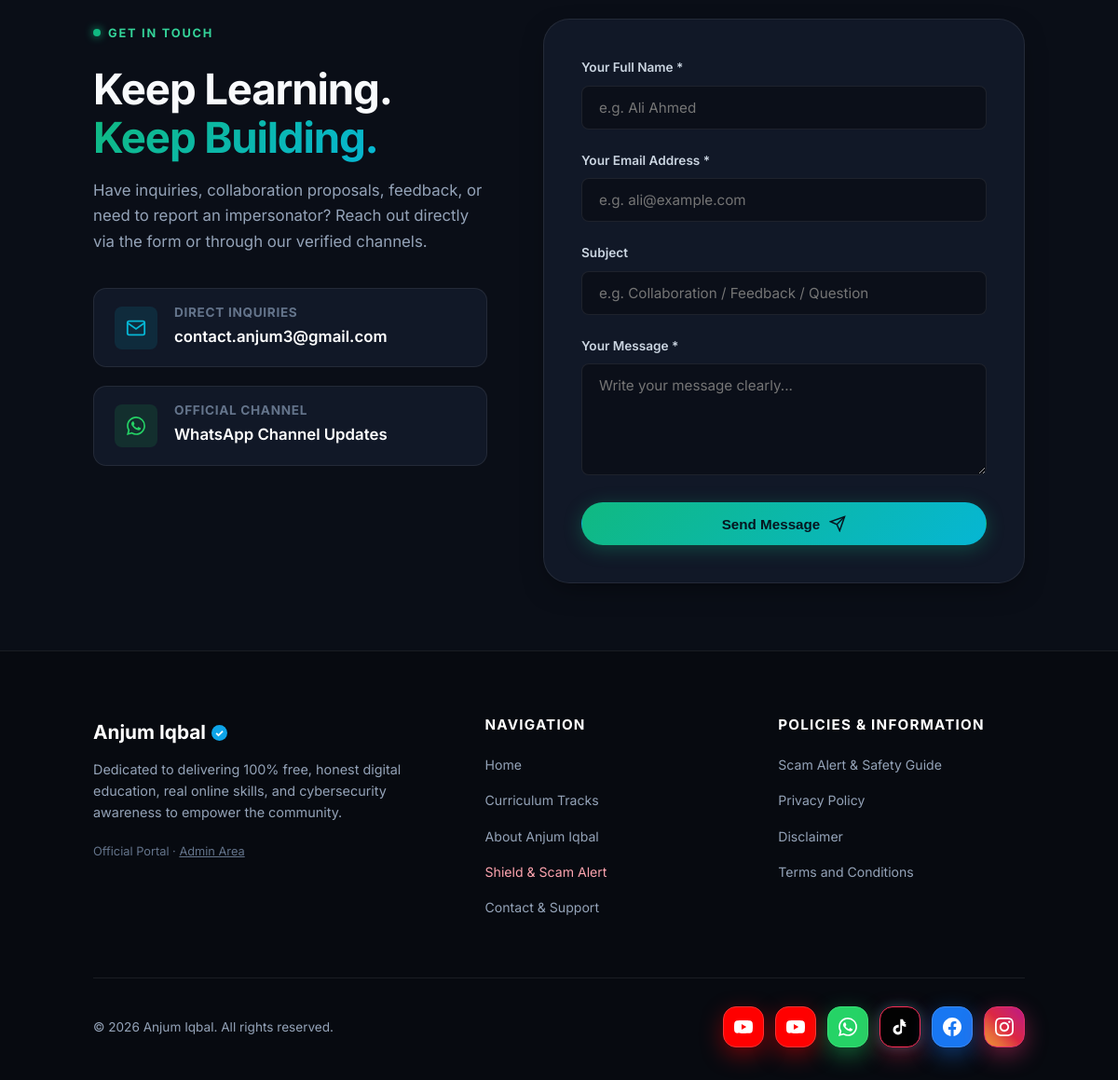
Before: / (lower part) with the older database file.
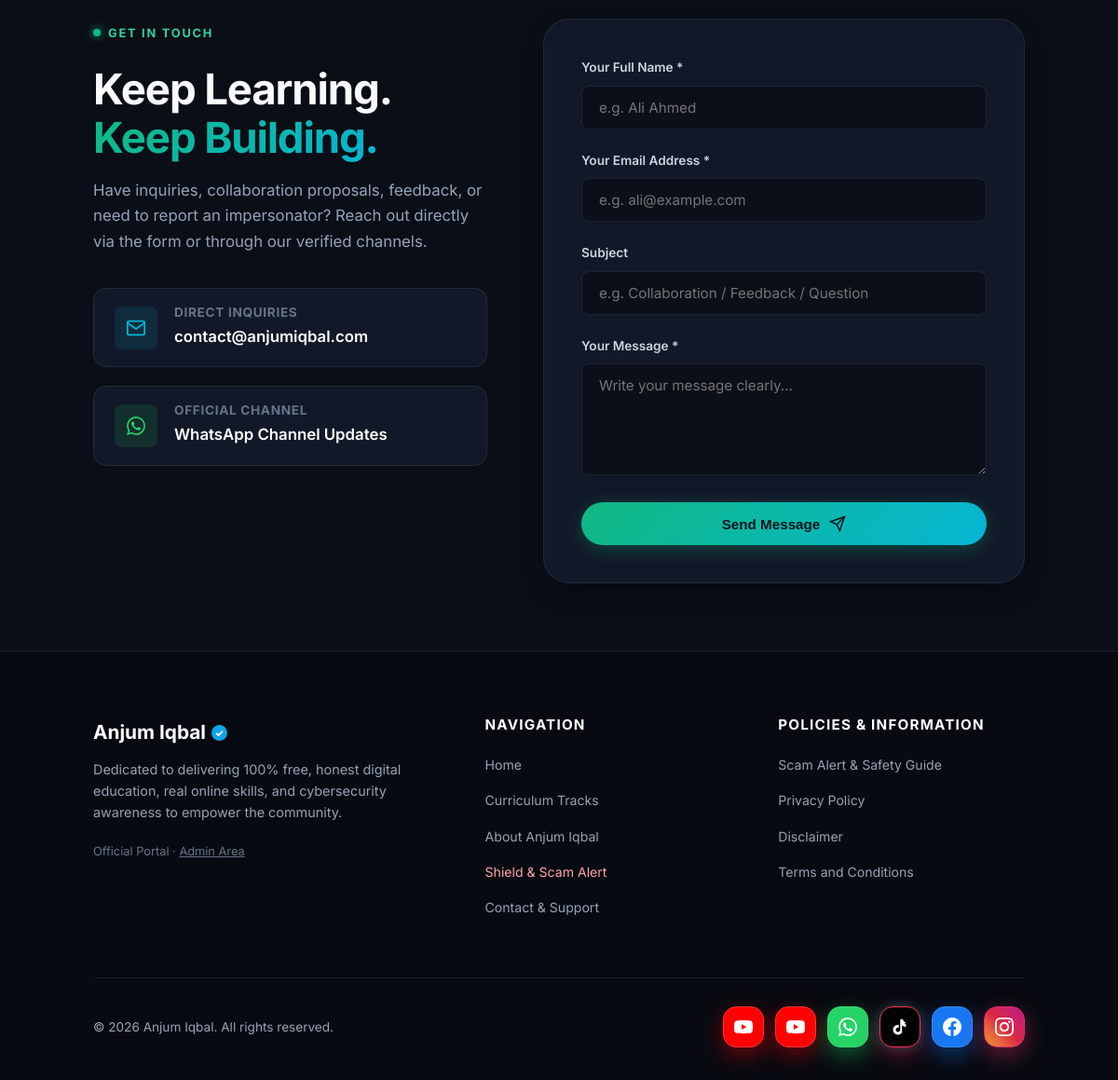
After: the same page with the newer database file.
### tables this page shows
CREATE TABLE site_settings (
            setting_key TEXT PRIMARY KEY,
            setting_value TEXT
        );

CREATE TABLE pages (
            id INTEGER PRIMARY KEY AUTOINCREMENT,
            title TEXT NOT NULL,
            slug TEXT UNIQUE NOT NULL,
            subtitle TEXT,
            content TEXT NOT NULL,
            meta_description TEXT,
            is_system INTEGER DEFAULT 0,
            is_published INTEGER DEFAULT 1,
            show_in_nav INTEGER DEFAULT 1,
            show_in_footer INTEGER DEFAULT 1,
            sort_order INTEGER DEFAULT 0,
            updated_at DATETIME DEFAULT CURRENT_TIMESTAMP
        );

CREATE TABLE social_links (
            id INTEGER PRIMARY KEY AUTOINCREMENT,
            platform TEXT NOT NULL,
            url TEXT NOT NULL,
            icon TEXT NOT NULL,
            color TEXT,
            is_active INTEGER DEFAULT 1,
            sort_order INTEGER DEFAULT 0,
            updated_at DATETIME DEFAULT CURRENT_TIMESTAMP
        );

### includes/functions.php (called while the page is built, shortened)
<?php
require_once __DIR__ . '/db.php';
function get_setting($key, $default = '') {
    global $db;
    try {
        $stmt = $db->prepare("SELECT setting_value FROM site_settings WHERE setting_key = ?");
        $stmt->execute([$key]);
        $row = $stmt->fetch();
        return $row ? $row['setting_value'] : $default;
    } catch (Exception $e) {
        return $default;
    }
}
function get_active_socials() {
    global $db;
    try {
        $stmt = $db->query("SELECT * FROM social_links WHERE is_active = 1 ORDER BY sort_order ASC, id ASC");
        return $stmt->fetchAll();
    } catch (Exception $e) {
        return [];
    }
}
function get_nav_pages() {
    global $db;
    try {
        $stmt = $db->query("SELECT title, slug FROM pages WHERE is_published = 1 AND show_in_nav = 1 ORDER BY sort_order ASC, id ASC");
        return $stmt->fetchAll();
    } catch (Exception $e) {
        return [];
    }
}
function get_footer_pages() {
    global $db;
    try {
        $stmt = $db->query("SELECT title, slug FROM pages WHERE is_published = 1 AND show_in_footer = 1 ORDER BY sort_order ASC, id ASC");
        return $stmt->fetchAll();
    } catch (Exception $e) {
        return [];
    }
}
function clean($data) {
    return htmlspecialchars(trim($data ?? ''), ENT_QUOTES, 'UTF-8');
}
function get_social_brand_info($iconName) {
    $iconName = strtolower(trim($iconName));
    switch ($iconName) {
        case 'youtube':
            return [
                'bg' => '#FF0000',
                'color' => '#FFFFFF',
                'border' => '#FF0000',
                'shadow' => 'rgba(255, 0, 0, 0.4)',
                'label' => 'YouTube',
                'class' => 'brand-youtube'
            ];
        case 'whatsapp':
            return [
                'bg' => '#25D366',
                'color' => '#FFFFFF',
                'border' => '#25D366',
                'shadow' => 'rgba(37, 211, 102, 0.4)',
                'label' => 'WhatsApp',
                'class' => 'brand-whatsapp'
            ];
        case 'tiktok':
            return [
                'bg' => '#000000',
                'color' => '#FFFFFF',
                'border' => '#FE2C55',
                'shadow' => 'rgba(254, 44, 85, 0.4)',
                'label' => 'TikTok',
                'class' => 'brand-tiktok'
            ];
        case 'facebook':
            return [
                'bg' => '#1877F2',
                'color' => '#FFFFFF',
                'border' => '#1877F2',
                'shadow' => 'rgba(24, 119, 242, 0.4)',
                'label' => 'Facebook',
                'class' => 'brand-facebook'
            ];
        case 'instagram':
            return [
                'bg' => 'linear-gradient(45deg, #f09433 0%, #e6683c 25%, #dc2743 50%, #cc2366 75%, #bc1888 100%)',
                'color' => '#FFFFFF',
                'border' => '#e1306c',
                'shadow' => 'rgba(225, 48, 108, 0.4)',
                'label' => 'Instagram',
                'class' => 'brand-instagram'
            ];
    }
}

### index.php (the view, shortened to what this page needs)
<?php
require_once __DIR__ . '/includes/functions.php';
$primaryWhatsapp = get_setting('primary_whatsapp', 'https://whatsapp.com/channel/0029Va7o27jGJP8KmhGLJQ3x');
$contactEmail = get_setting('contact_email', 'contact@anjumiqbal.com');
$activeSocials = get_active_socials();
include __DIR__ . '/includes/header.php';
?>
<main id="home">
    <section id="contact" class="section-padding">
        <div class="container contact-grid">
            <div class="contact-info-panel">
                <span class="eyebrow">Get In Touch</span>
                <h2>Keep Learning. <br><span class="gradient-text">Keep Building.</span></h2>
                <p>Have inquiries, collaboration proposals, feedback, or need to report an impersonator? Reach out directly via the form or through our verified channels.</p>
                <div class="contact-methods">
                    <div class="contact-method-item">
                        <div class="contact-method-icon">
                            <svg width="22" height="22" viewBox="0 0 24 24" fill="none" stroke="currentColor" stroke-width="2"><path d="M4 4h16c1.1 0 2 .9 2 2v12c0 1.1-.9 2-2 2H4c-1.1 0-2-.9-2-2V6c0-1.1.9-2 2-2z"/><polyline points="22,6 12,13 2,6"/></svg>
                        </div>
                        <div class="contact-method-details">
                            <h4>Direct Inquiries</h4>
                            <a href="mailto:<?= clean($contactEmail) ?>"><?= clean($contactEmail) ?></a>
                        </div>
                    </div>
                    <div class="contact-method-item">
                        <div class="contact-method-icon" style="background: rgba(37, 211, 102, 0.12); color: #25d366;">
                        </div>
                        <div class="contact-method-details">
                            <h4>Official Channel</h4>
                            <a href="<?= clean($primaryWhatsapp) ?>" target="_blank" rel="noopener">WhatsApp Channel Updates</a>
                        </div>
                    </div>
                </div>
            </div>
            <div class="contact-form-card">
                <form id="contactForm" method="POST" action="contact_submit.php">
                    <div class="form-group">
                        <label for="contact_name">Your Full Name *</label>
                        <input type="text" id="contact_name" name="name" class="form-control" placeholder="e.g. Ali Ahmed" required>
                    </div>
                    <div class="form-group">
                        <label for="contact_email">Your Email Address *</label>
                        <input type="email" id="contact_email" name="email" class="form-control" placeholder="e.g. ali@example.com" required>
                    </div>
                    <div class="form-group">
                        <label for="contact_subject">Subject</label>
                        <input type="text" id="contact_subject" name="subject" class="form-control" placeholder="e.g. Collaboration / Feedback / Question">
                    </div>
                    <div class="form-group">
                        <label for="contact_message">Your Message *</label>
                        <textarea id="contact_message" name="message" class="form-control" placeholder="Write your message clearly..." required></textarea>
                    </div>
                    <button type="submit" class="btn btn-primary" style="width: 100%;">
                        <span>Send Message</span>
                        <svg width="18" height="18" viewBox="0 0 24 24" fill="none" stroke="currentColor" stroke-width="2"><line x1="22" y1="2" x2="11" y2="13"/><polygon points="22 2 15 22 11 13 2 9 22 2"/></svg>
                    </button>
                </form>
            </div>
        </div>
    </section>
</main>
<?php include __DIR__ . '/includes/footer.php'; ?>

### includes/header.php (shortened to what this page needs)
<?php
require_once __DIR__ . '/functions.php';
$navPages = get_nav_pages();
?>
<!DOCTYPE html>
<html lang="en">
<head>
    <link rel="stylesheet" href="assets/css/style.css">
</head>
<body>

### includes/footer.php (shortened to what this page needs)
<?php
require_once __DIR__ . '/functions.php';
$siteTitle = get_setting('site_title', 'Anjum Iqbal');
$footerCopyright = get_setting('footer_copyright', '© 2026 Anjum Iqbal. All rights reserved.');
$activeSocials = get_active_socials();
$footerPages = get_footer_pages();
?>
<footer class="site-footer">
    <div class="container">
        <div class="footer-top">
            <div class="footer-brand">
                <strong><?= clean($siteTitle) ?> <i class="verified-icon">✓</i></strong>
                <p>Dedicated to delivering 100% free, honest digital education, real online skills, and cybersecurity awareness to empower the community.</p>
                <div style="font-size: 0.8rem; color: #64748b;">
                    Official Portal · <a href="admin/login.php" style="color: #64748b; text-decoration: underline;">Admin Area</a>
                </div>
            </div>
            <div class="footer-col">
                <h4>Navigation</h4>
                <ul class="footer-links">
                    <li><a href="index.php#home">Home</a></li>
                    <li><a href="index.php#tracks">Curriculum Tracks</a></li>
                    <li><a href="index.php#about">About Anjum Iqbal</a></li>
                    <li><a href="page.php?slug=scam-alert" style="color: #fda4af;">Shield & Scam Alert</a></li>
                    <li><a href="index.php#contact">Contact & Support</a></li>
                </ul>
            </div>
            <div class="footer-col">
                <h4>Policies & Information</h4>
                <ul class="footer-links">
                    <?php foreach ($footerPages as $fp): ?>
                        <li><a href="page.php?slug=<?= urlencode($fp['slug']) ?>"><?= clean($fp['title']) ?></a></li>
                    <?php endforeach; ?>
                </ul>
            </div>
        </div>
        <div class="footer-bottom">
            <div><?= clean($footerCopyright) ?></div>
            <div class="footer-social-group">
                <?php foreach ($activeSocials as $soc): ?>
                    <?php $brand = get_social_brand_info($soc['icon']); ?>
                    <a href="<?= clean($soc['url']) ?>" target="_blank" rel="noopener" class="footer-social-pill <?= $brand['class'] ?>" title="<?= clean($soc['platform']) ?>">
                    </a>
                <?php endforeach; ?>
            </div>
        </div>
    </div>
</footer>
</body>
</html>

Changed rows visible on the page:
changed site_settings: setting_value "contact.anjum3@gmail.com" → "contact@anjumiqbal.com"
